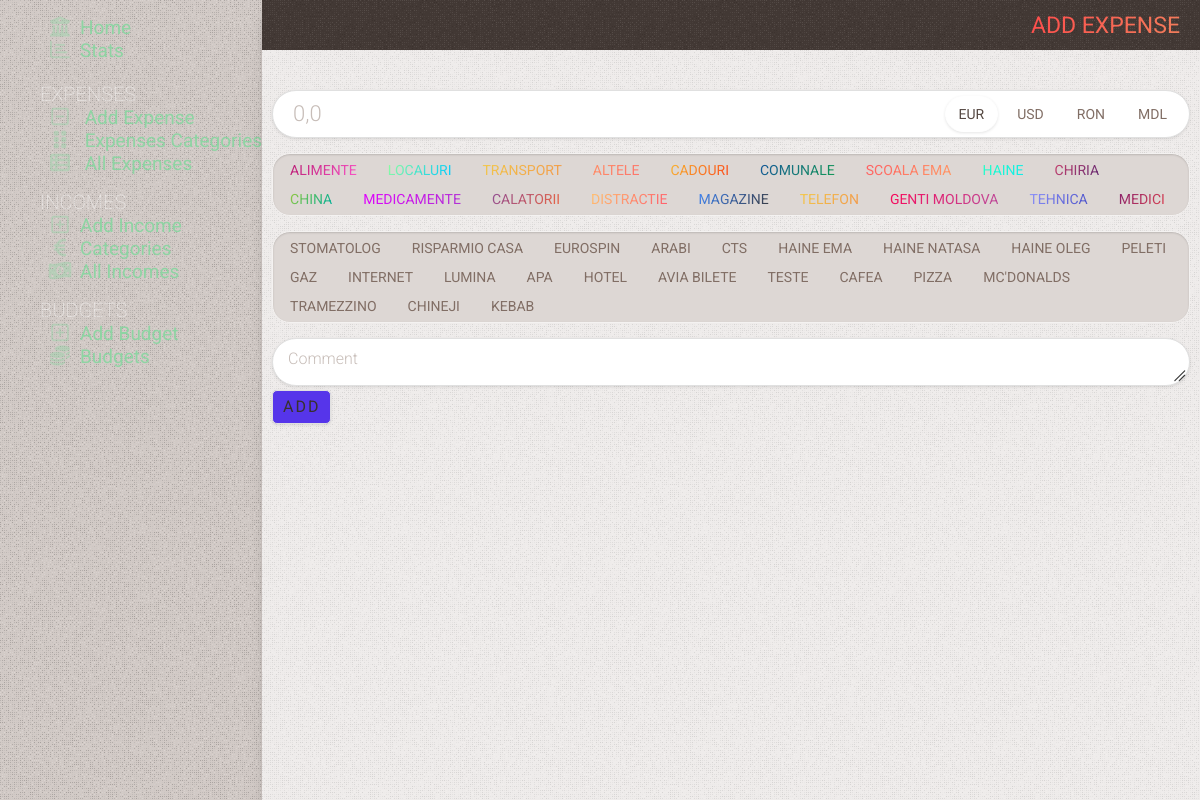
The app's page /add, older data.
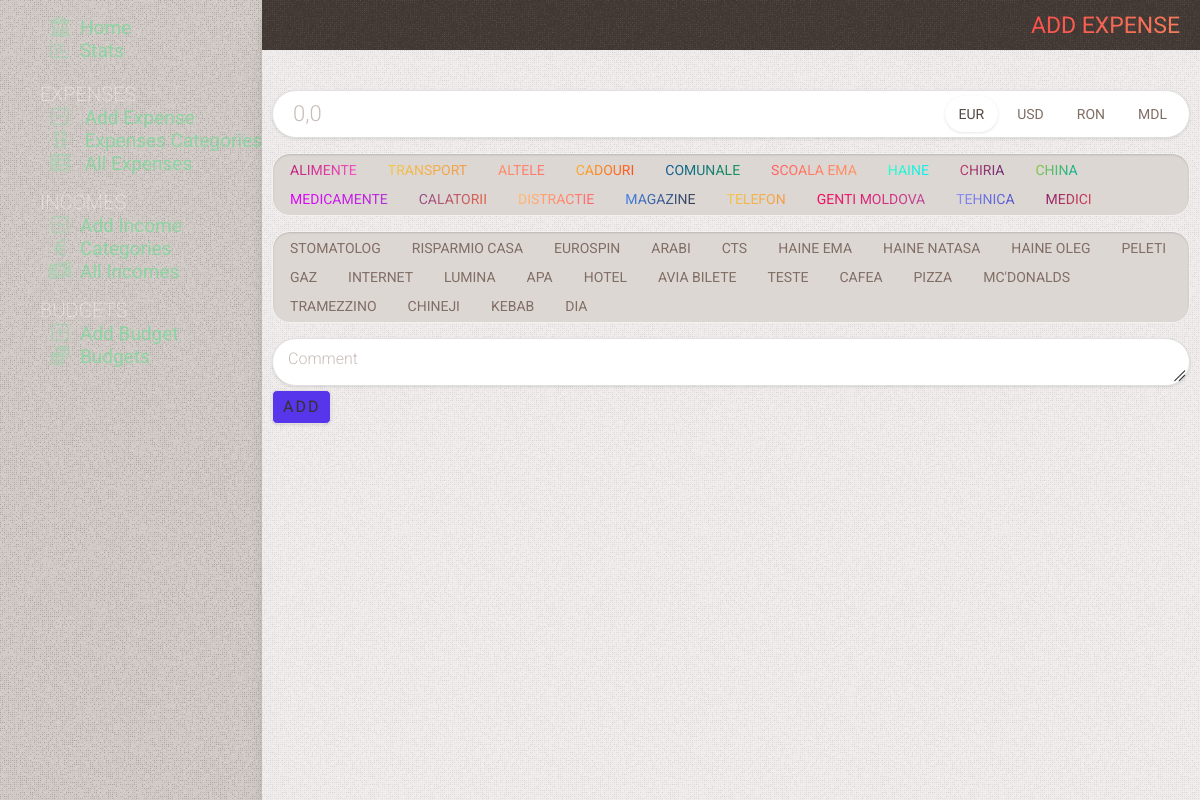
The same page, newer data.
### tables this page shows
CREATE TABLE categories
(
    id    INTEGER PRIMARY KEY AUTOINCREMENT,
    name  TEXT NOT NULL,
    color TEXT,
    state TEXT DEFAULT false
);

CREATE TABLE subcategories
(
    id          INTEGER PRIMARY KEY AUTOINCREMENT,
    name        TEXT    NOT NULL,
    category_id INTEGER NOT NULL,
    state       TEXT DEFAULT false

);

### app.py (the view, shortened to what this page needs)
@app.route('/add', methods=('GET', 'POST'))
def add():
    conn = get_db_connection()
    categories = conn.execute(
        "SELECT categories.id as cid, categories.name as name, color as color, categories.state, count(expenses.sum) as count "
        "FROM categories "
        "LEFT JOIN expenses on categories.id = expenses.category "
        "WHERE categories.state is not 'true' "
        "GROUP BY name "
        "ORDER BY count DESC"
    ).fetchall()
    subcategories = conn.execute(
        "SELECT subcategories.id as id, subcategories.name as name, categories.name as category FROM subcategories LEFT JOIN categories on categories.id = subcategories.category_id WHERE subcategories.state is not 'true'").fetchall()
    conn.close()
    return render_template('add.html', title='Add expense', gradient='text-gradient-red', categories=categories,
                           subcategories=subcategories)

### app.py (called while the page is built)
def get_db_connection():
    conn = sqlite3.connect('static/database.db')
    conn.row_factory = sqlite3.Row
    return conn

### templates/add.html (shortened to what this page needs)
{% extends 'base.html' %} {% block content %}
	<div class="page_title {{ gradient }}" >
		<span >{% block title %} {{ title }} {% endblock %}</span >
	</div >
	<div class="content" >
		<form method="post" >
			<div class=" flex flex-col mx-auto gap-15 mt-20" >
				<div class="flex input" >
					<input type="number" autofocus name="sum" min="0" step="0.01" pattern="[0-9]+([\.,][0-9]+)?" placeholder="0,0"
								 class="summ transparent  py-5 mr-20" value="{{ request.form['sum'] }}"
								 style="border-bottom-right-radius: 0; border-top-right-radius: 0" />
					<div class="radio-group  radio-currency flex-nowrap flex-shrink-0" >
						<label for="eur" >EUR</label >
						<label for="usd" >USD</label >
						<label for="ron" >RON</label >
						<label for="mdl" >MDL</label >
					</div >
				</div >
				<div class="form-item" >
					<div class="radio-group category-group" >
						{% for cid, name, color, state, count in categories %}
							<label for="{{ name }}" ><span class="{{ color }}" >{{ name }}</span ></label >
						{% endfor %}
					</div >
				</div >
				<div class="form-item" >
					<div class="radio-group category-group w-full" >
						{% for id, name, category in subcategories %}
							<label class="{{ name }} {{ category }}" for="{{ name }}" >{{ name }} </label >
						{% endfor %}
					</div >
				</div >
				<div class="form-group" >
					<textarea name="comment" placeholder="Comment" class="form-control" >{{ request.form['comment'] }}</textarea >
				</div >
			</div >
			<button type="submit" class="py-8 send-button" >Add</button >
		</form >
	</div >
{% endblock %}

Row changes from the older to the newer data that the page shows:
no longer on this page (row edited): categories: name "LOCALURI", color "gradient_26" (drawn)
added subcategories: name "DIA"
